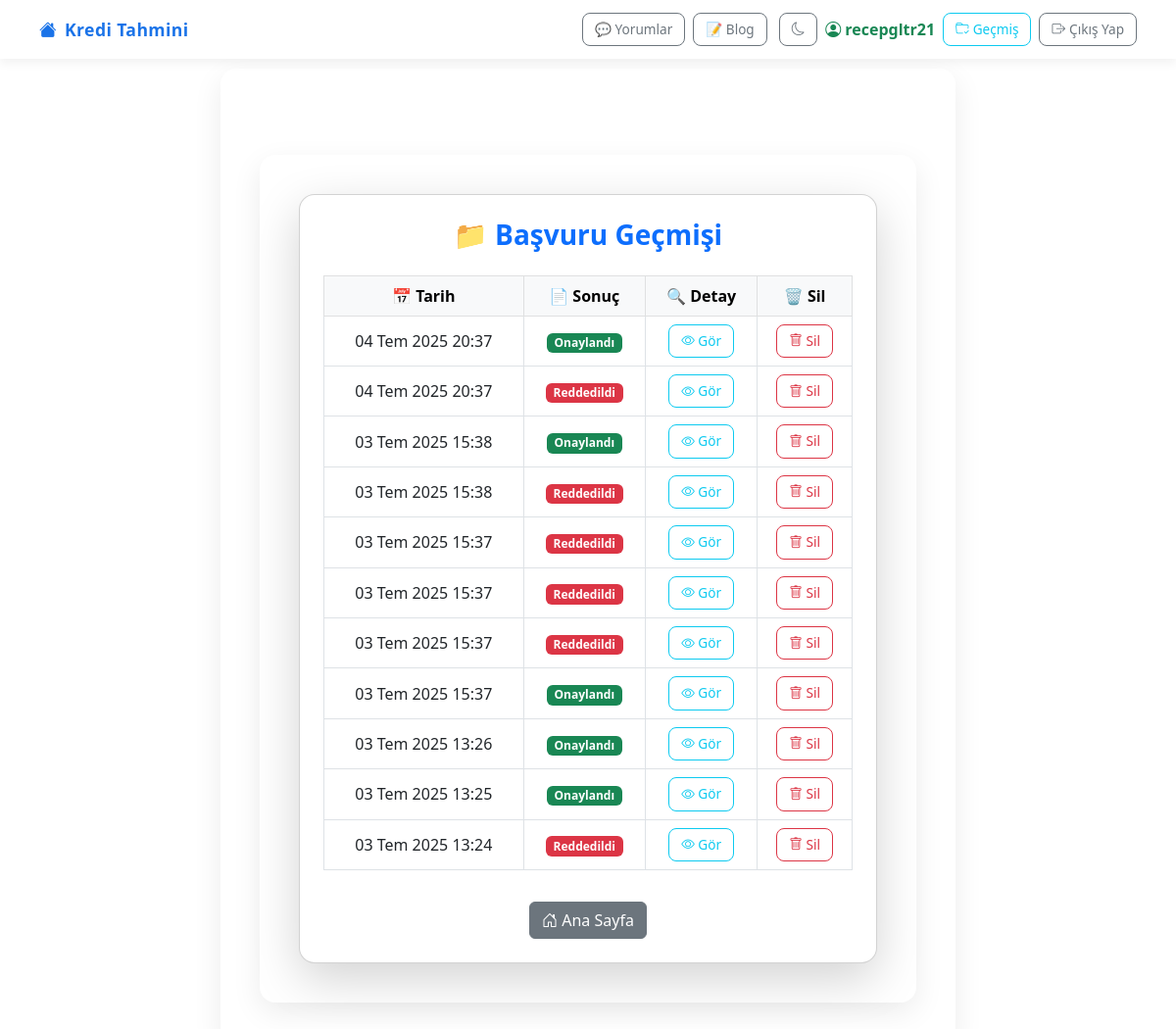
The page /gecmis/ (signed in) on the database its author committed.
### hesap/models.py (models this page shows, shortened)
class Basvuru(models.Model):
    user = models.ForeignKey(User, on_delete=models.CASCADE)
    tarih = models.DateTimeField(auto_now_add=True)
    sonuc = models.CharField(max_length=20)
    no_of_dependents = models.IntegerField(null=True, blank=True)
    education = models.CharField(max_length=20, null=True, blank=True)
    self_employed = models.CharField(max_length=10, null=True, blank=True)
    income_annum = models.IntegerField(null=True, blank=True)
    loan_amount = models.IntegerField(null=True, blank=True)
    loan_term = models.IntegerField(null=True, blank=True)
    cibil_score = models.IntegerField(null=True, blank=True)
    residential_assets_value = models.IntegerField(null=True, blank=True)
    commercial_assets_value = models.IntegerField(null=True, blank=True)
    luxury_assets_value = models.IntegerField(null=True, blank=True)
    bank_asset_value = models.IntegerField(null=True, blank=True)
    usd_kuru = models.FloatField(null=True, blank=True)
    eur_kuru = models.FloatField(null=True, blank=True)
    altin_kuru = models.FloatField(null=True, blank=True)

### hesap/views.py (the view)
# urls.py: path('gecmis/', views.basvuru_gecmisi, name='basvuru_gecmisi'),
@login_required
def basvuru_gecmisi(request):
    basvurular = Basvuru.objects.filter(user=request.user).order_by('-tarih')
    return render(request, 'hesap/gecmis.html', {'basvurular': basvurular})

### templates/hesap/gecmis.html (shortened to what this page needs)
{% extends 'base.html' %}
{% load static %}
{% block content %}
<div class="container mt-5">
  <div class="card shadow-lg p-4 rounded-4">
    <h3 class="text-center text-primary fw-bold mb-4">📁 Başvuru Geçmişi</h3>
    {% if basvurular %}
      <div class="table-responsive">
        <table class="table table-hover table-bordered align-middle">
          <thead class="table-light text-center">
            <tr>
              <th scope="col">📅 Tarih</th>
              <th scope="col">📄 Sonuç</th>
              <th scope="col">🔍 Detay</th>
              <th scope="col">🗑️ Sil</th>
            </tr>
          </thead>
          <tbody>
            {% for b in basvurular %}
              <tr class="text-center">
                <td>{{ b.tarih|date:"d M Y H:i" }}</td>
                <td>
                  {% if b.sonuc == "Onaylandı" %}
                    <span class="badge bg-success">{{ b.sonuc }}</span>
                  {% else %}
                    <span class="badge bg-danger">{{ b.sonuc }}</span>
                  {% endif %}
                </td>
                <td>
                  <a href="{% url 'basvuru_detay' b.id %}" class="btn btn-outline-info btn-sm">
                    <i class="bi bi-eye"></i> Gör
                  </a>
                </td>
                <td>
                  <form action="{% url 'basvuru_sil' b.id %}" method="post" onsubmit="return confirm('Bu başvuruyu silmek istediğinizden emin misiniz?');">
                    <button type="submit" class="btn btn-outline-danger btn-sm">
                      <i class="bi bi-trash"></i> Sil
                    </button>
                  </form>
                </td>
              </tr>
            {% endfor %}
          </tbody>
        </table>
      </div>
    {% else %}
      <div class="alert alert-info text-center">
        Henüz hiç başvuru yapmadınız.
      </div>
    {% endif %}
    <div class="text-center mt-3">
      <a href="{% url 'anasayfa' %}" class="btn btn-secondary">
        <i class="bi bi-house-door"></i> Ana Sayfa
      </a>
    </div>
  </div>
</div>
{% endblock %}

### templates/base.html (shortened to what this page needs)
{% load static %}
<!DOCTYPE html>
<html lang="tr">
<head>
    <link rel="stylesheet" href="https://cdn.jsdelivr.net/npm/bootstrap@5.3.0/dist/css/bootstrap.min.css">
    <link rel="stylesheet" href="https://cdn.jsdelivr.net/npm/bootstrap-icons@1.10.5/font/bootstrap-icons.css">
    <link rel="stylesheet" href="{% static 'css/style.css' %}">
</head>
<body>
<nav class="navbar navbar-light fixed-top">
  <div class="container-fluid px-4 d-flex justify-content-between align-items-center">
    <a class="navbar-brand text-primary" href="{% url 'anasayfa' %}">
      <i class="bi bi-house-fill me-2"></i>Kredi Tahmini
    </a>
    <div class="d-flex align-items-center gap-2">
      {% if user.is_authenticated %}
        <a href="{% url 'yorumlar' %}" class="btn btn-outline-secondary btn-sm">
          💬 Yorumlar
        </a>
        <a href="{% url 'blog_list' %}" class="btn btn-outline-secondary btn-sm">
          📝 Blog
        </a>
      {% endif %}
      <button id="themeToggle" class="btn btn-sm btn-outline-secondary ms-1" title="Tema Değiştir">
        <i class="bi bi-moon"></i>
      </button>
      {% if user.is_authenticated %}
        <a href="{% url 'profil' %}" class="text-success navbar-username">
          <i class="bi bi-person-circle me-1"></i>{{ user.username }}
        </a>
        <a href="{% url 'basvuru_gecmisi' %}" class="btn btn-outline-info btn-sm">
          <i class="bi bi-folder-check me-1"></i>Geçmiş
        </a>
        <a class="btn btn-outline-secondary btn-sm" href="{% url 'cikis' %}">
          <i class="bi bi-box-arrow-right me-1"></i>Çıkış Yap
        </a>
      {% endif %}
    </div>
  </div>
</nav>
<div class="container mt-4">
    {% block content %}{% endblock %}
</div>
</body>
</html>

### static/css/style.css (style rules this page uses)
body { background-color: #f0f2f5; font-family: 'Segoe UI', Tahoma, Geneva, Verdana, sans-serif; margin: 0; padding: 0; scroll-behavior: smooth; color: #212529; }
.navbar { padding: 0.6rem 1.2rem; height: 60px; background-color: #ffffff !important; box-shadow: 0 4px 10px rgba(0, 0, 0, 0.06); position: fixed; top: 0; width: 100%; z-index: 999; transition: background-color 0.3s ease; }
.navbar-brand { font-weight: 700; color: #1a73e8 !important; font-size: 1.1rem; letter-spacing: 0.5px; }
.container { background: #ffffff; padding: 40px; border-radius: 16px; box-shadow: 0 10px 30px rgba(0, 0, 0, 0.08); margin-top: 100px; max-width: 750px; text-align: center; }
.card { background-color: #ffffff; color: #212529; border-radius: 16px; }

### templates/base.html (style rules this page uses)
body { margin-top: 70px; background-color: var(--bs-body-bg); font-family: 'Segoe UI', Tahoma, Geneva, Verdana, sans-serif; }
.navbar { padding: 0.6rem 1rem; background-color: var(--bs-body-bg) !important; box-shadow: 0 4px 10px rgba(0,0,0,0.06); }
.navbar-username { text-decoration: none; font-weight: 600; }
.navbar-brand { font-weight: 700; font-size: 1.1rem; letter-spacing: 0.4px; }
.btn-sm { border-radius: 8px; font-size: 0.85rem; padding: 6px 12px; }

### rows shown on the page
Basvuru: tarih "04 Tem 2025 20:37", sonuc "Onaylandı"
Basvuru: tarih "04 Tem 2025 20:37", sonuc "Reddedildi"
Basvuru: tarih "03 Tem 2025 15:38", sonuc "Onaylandı"
Basvuru: tarih "03 Tem 2025 15:38", sonuc "Reddedildi"
Basvuru: tarih "03 Tem 2025 15:37", sonuc "Reddedildi"
Basvuru: tarih "03 Tem 2025 15:37", sonuc "Reddedildi"
Basvuru: tarih "03 Tem 2025 15:37", sonuc "Reddedildi"
Basvuru: tarih "03 Tem 2025 15:37", sonuc "Onaylandı"
Basvuru: tarih "03 Tem 2025 13:26", sonuc "Onaylandı"
Basvuru: tarih "03 Tem 2025 13:25", sonuc "Onaylandı"
Basvuru: tarih "03 Tem 2025 13:24", sonuc "Reddedildi"

### other values the page prints
{{ user.username }} "recepgltr21"
